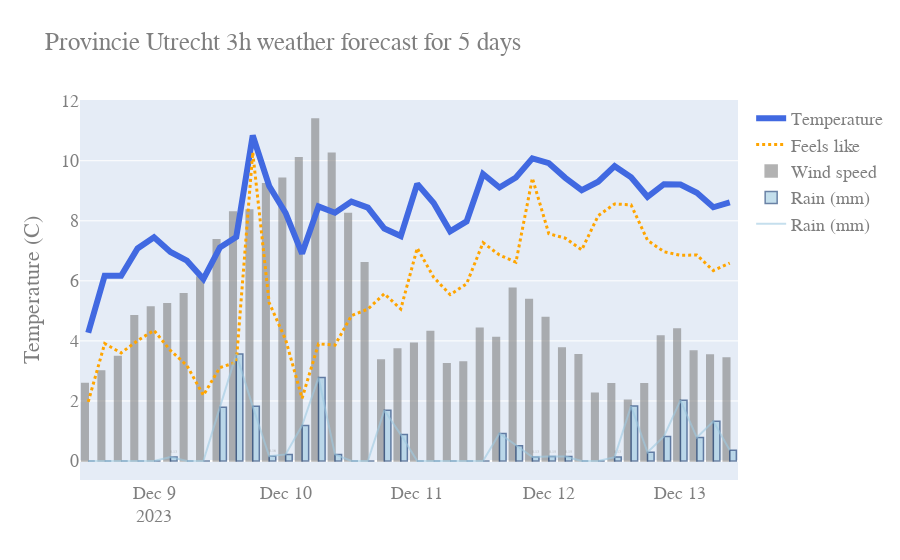

Source (notebook cell):
### Code cell
# add bubbles
fig.add_trace(go.Scatter(x=weather_df['date'], y=weather_df['rain_mm'], 
                     name='Rain (mm)',
                     marker=dict(
                     color='rgb(158,202,225)',
                     line=dict(
                         color='rgb(8,48,107)',
                         width=1.5),
                       ),
                       opacity=0.6))
